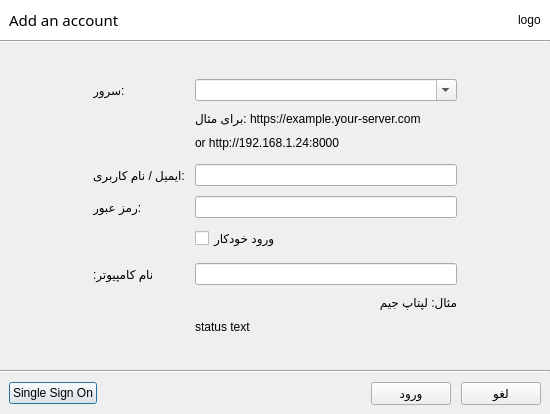
<?xml version="1.0" encoding="UTF-8"?>
<ui version="4.0">
 <class>LoginDialog</class>
 <widget class="QDialog" name="LoginDialog">
  <property name="geometry">
   <rect>
    <x>0</x>
    <y>0</y>
    <width>550</width>
    <height>414</height>
   </rect>
  </property>
  <property name="windowTitle">
   <string>Dialog</string>
  </property>
  <property name="styleSheet">
   <string notr="true">QLineEdit {
min-width: 260px;
}</string>
  </property>
  <layout class="QVBoxLayout" name="verticalLayout">
   <property name="spacing">
    <number>0</number>
   </property>
   <property name="leftMargin">
    <number>0</number>
   </property>
   <property name="topMargin">
    <number>0</number>
   </property>
   <property name="rightMargin">
    <number>0</number>
   </property>
   <property name="bottomMargin">
    <number>0</number>
   </property>
   <item>
    <widget class="QWidget" name="widget" native="true">
     <property name="styleSheet">
      <string notr="true">background: white;</string>
     </property>
     <layout class="QHBoxLayout" name="horizontalLayout_2">
      <item>
       <widget class="QLabel" name="mTitle">
        <property name="font">
         <font>
          <family>Sans Serif</family>
          <pointsize>11</pointsize>
         </font>
        </property>
        <property name="styleSheet">
         <string notr="true"/>
        </property>
        <property name="text">
         <string>Add an account</string>
        </property>
       </widget>
      </item>
      <item>
       <spacer name="horizontalSpacer_4">
        <property name="orientation">
         <enum>Qt::Horizontal</enum>
        </property>
        <property name="sizeHint" stdset="0">
         <size>
          <width>376</width>
          <height>20</height>
         </size>
        </property>
       </spacer>
      </item>
      <item>
       <widget class="QLabel" name="mLogo">
        <property name="text">
         <string>logo</string>
        </property>
       </widget>
      </item>
     </layout>
    </widget>
   </item>
   <item>
    <widget class="Line" name="line">
     <property name="orientation">
      <enum>Qt::Horizontal</enum>
     </property>
    </widget>
   </item>
   <item>
    <spacer name="verticalSpacer">
     <property name="orientation">
      <enum>Qt::Vertical</enum>
     </property>
     <property name="sizeHint" stdset="0">
      <size>
       <width>20</width>
       <height>85</height>
      </size>
     </property>
    </spacer>
   </item>
   <item>
    <layout class="QHBoxLayout" name="horizontalLayout_3">
     <item>
      <spacer name="horizontalSpacer_2">
       <property name="orientation">
        <enum>Qt::Horizontal</enum>
       </property>
       <property name="sizeHint" stdset="0">
        <size>
         <width>40</width>
         <height>20</height>
        </size>
       </property>
      </spacer>
     </item>
     <item>
      <layout class="QGridLayout" name="gridLayout">
       <property name="topMargin">
        <number>20</number>
       </property>
       <property name="bottomMargin">
        <number>20</number>
       </property>
       <property name="spacing">
        <number>10</number>
       </property>
       <item row="0" column="0">
        <widget class="QLabel" name="serverUrl">
         <property name="text">
          <string>:سرور</string>
         </property>
         <property name="alignment">
          <set>Qt::AlignRight|Qt::AlignTrailing|Qt::AlignVCenter</set>
         </property>
        </widget>
       </item>
       <item row="0" column="1">
        <widget class="QComboBox" name="mServerAddr">
         <property name="editable">
          <bool>true</bool>
         </property>
        </widget>
       </item>
       <item row="1" column="1">
        <layout class="QVBoxLayout" name="serverNoteLayout">
         <item>
          <widget class="QLabel" name="hint">
           <property name="lineWidth">
            <number>1</number>
           </property>
           <property name="text">
            <string>&lt;html&gt;&lt;head/&gt;&lt;body&gt;&lt;p&gt;برای مثال: https://example.your-server.com&lt;/p&gt;&lt;/body&gt;&lt;/html&gt;</string>
           </property>
           <property name="textFormat">
            <enum>Qt::AutoText</enum>
           </property>
           <property name="openExternalLinks">
            <bool>false</bool>
           </property>
           <property name="textInteractionFlags">
            <set>Qt::LinksAccessibleByMouse</set>
           </property>
          </widget>
         </item>
         <item>
          <spacer name="verticalSpacer2">
           <property name="orientation">
            <enum>Qt::Vertical</enum>
           </property>
           <property name="sizeHint" stdset="0">
            <size>
             <width>0</width>
             <height>-4</height>
            </size>
           </property>
          </spacer>
         </item>
         <item>
          <widget class="QLabel" name="hint_2">
           <property name="enabled">
            <bool>true</bool>
           </property>
           <property name="text">
            <string>or http://192.168.1.24:8000</string>
           </property>
           <property name="openExternalLinks">
            <bool>false</bool>
           </property>
          </widget>
         </item>
         <item>
          <spacer name="verticalSpacer3">
           <property name="orientation">
            <enum>Qt::Vertical</enum>
           </property>
           <property name="sizeHint" stdset="0">
            <size>
             <width>0</width>
             <height>4</height>
            </size>
           </property>
          </spacer>
         </item>
        </layout>
       </item>
       <item row="2" column="0">
        <widget class="QLabel" name="label_2">
         <property name="text">
          <string>:ایمیل / نام کاربری</string>
         </property>
         <property name="alignment">
          <set>Qt::AlignRight|Qt::AlignTrailing|Qt::AlignVCenter</set>
         </property>
        </widget>
       </item>
       <item row="2" column="1">
        <widget class="QLineEdit" name="mUsername"/>
       </item>
       <item row="3" column="0">
        <widget class="QLabel" name="label_3">
         <property name="text">
          <string>:رمز عبور</string>
         </property>
         <property name="alignment">
          <set>Qt::AlignRight|Qt::AlignTrailing|Qt::AlignVCenter</set>
         </property>
        </widget>
       </item>
       <item row="3" column="1">
        <widget class="QLineEdit" name="mPassword">
         <property name="echoMode">
          <enum>QLineEdit::Password</enum>
         </property>
        </widget>
       </item>
       <item row="4" column="1">
        <layout class="QVBoxLayout" name="automaticLoginLayout">
         <item>
          <spacer name="verticalSpacer4">
           <property name="orientation">
            <enum>Qt::Vertical</enum>
           </property>
           <property name="sizeHint" stdset="0">
            <size>
             <width>0</width>
             <height>-4</height>
            </size>
           </property>
          </spacer>
         </item>
         <item>
          <widget class="QCheckBox" name="mAutomaticLogin">
           <property name="text">
            <string>ورود خودکار</string>
           </property>
          </widget>
         </item>
         <item>
          <spacer name="verticalSpacer5">
           <property name="orientation">
            <enum>Qt::Vertical</enum>
           </property>
           <property name="sizeHint" stdset="0">
            <size>
             <width>0</width>
             <height>4</height>
            </size>
           </property>
          </spacer>
         </item>
        </layout>
       </item>
       <item row="5" column="0">
        <widget class="QLabel" name="label_5">
         <property name="text">
          <string>نام کامپیوتر:</string>
         </property>
         <property name="alignment">
          <set>Qt::AlignRight|Qt::AlignTrailing|Qt::AlignVCenter</set>
         </property>
         <property name="wordWrap">
          <bool>true</bool>
         </property>
        </widget>
       </item>
       <item row="5" column="1">
        <widget class="QLineEdit" name="mComputerName"/>
       </item>
       <item row="6" column="1">
        <widget class="QLabel" name="hint_3">
         <property name="text">
          <string>مثال: لپتاپ جیم</string>
         </property>
        </widget>
       </item>
       <item row="7" column="1">
        <widget class="QLabel" name="mStatusText">
         <property name="enabled">
          <bool>true</bool>
         </property>
         <property name="text">
          <string>status text</string>
         </property>
        </widget>
       </item>
      </layout>
     </item>
     <item>
      <spacer name="horizontalSpacer_3">
       <property name="orientation">
        <enum>Qt::Horizontal</enum>
       </property>
       <property name="sizeHint" stdset="0">
        <size>
         <width>40</width>
         <height>20</height>
        </size>
       </property>
      </spacer>
     </item>
    </layout>
   </item>
   <item>
    <spacer name="verticalSpacer_2">
     <property name="orientation">
      <enum>Qt::Vertical</enum>
     </property>
     <property name="sizeHint" stdset="0">
      <size>
       <width>20</width>
       <height>85</height>
      </size>
     </property>
    </spacer>
   </item>
   <item>
    <widget class="Line" name="line_2">
     <property name="orientation">
      <enum>Qt::Horizontal</enum>
     </property>
    </widget>
   </item>
   <item>
    <layout class="QHBoxLayout" name="horizontalLayout">
     <property name="spacing">
      <number>10</number>
     </property>
     <property name="leftMargin">
      <number>9</number>
     </property>
     <property name="topMargin">
      <number>9</number>
     </property>
     <property name="rightMargin">
      <number>9</number>
     </property>
     <property name="bottomMargin">
      <number>9</number>
     </property>
     <item>
      <widget class="QPushButton" name="mSSOBtn">
       <property name="text">
        <string>Single Sign On</string>
       </property>
      </widget>
     </item>
     <item>
      <spacer name="horizontalSpacer">
       <property name="orientation">
        <enum>Qt::Horizontal</enum>
       </property>
       <property name="sizeHint" stdset="0">
        <size>
         <width>40</width>
         <height>20</height>
        </size>
       </property>
      </spacer>
     </item>
     <item>
      <widget class="QPushButton" name="mSubmitBtn">
       <property name="text">
        <string>ورود</string>
       </property>
      </widget>
     </item>
     <item>
      <widget class="QPushButton" name="mCancelBtn">
       <property name="text">
        <string>لغو</string>
       </property>
      </widget>
     </item>
    </layout>
   </item>
  </layout>
 </widget>
 <tabstops>
  <tabstop>mServerAddr</tabstop>
  <tabstop>mUsername</tabstop>
  <tabstop>mPassword</tabstop>
  <tabstop>mComputerName</tabstop>
  <tabstop>mSubmitBtn</tabstop>
  <tabstop>mCancelBtn</tabstop>
 </tabstops>
 <resources/>
 <connections>
  <connection>
   <sender>mCancelBtn</sender>
   <signal>clicked()</signal>
   <receiver>LoginDialog</receiver>
   <slot>reject()</slot>
   <hints>
    <hint type="sourcelabel">
     <x>299</x>
     <y>180</y>
    </hint>
    <hint type="destinationlabel">
     <x>339</x>
     <y>4</y>
    </hint>
   </hints>
  </connection>
 </connections>
</ui>
